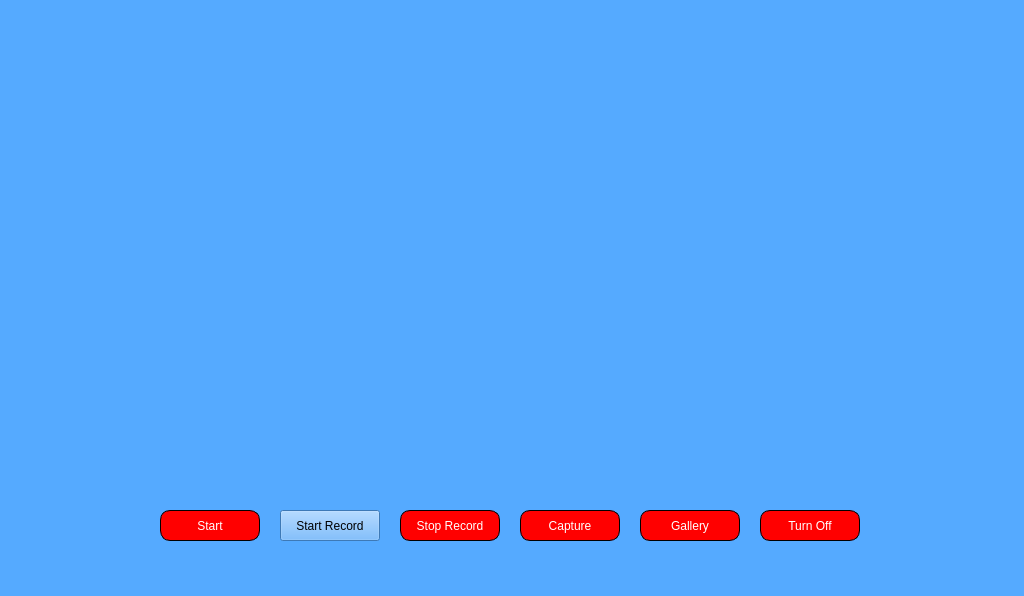
<?xml version="1.0" encoding="UTF-8"?>
<ui version="4.0">
 <class>MainWindow</class>
 <widget class="QMainWindow" name="MainWindow">
  <property name="geometry">
   <rect>
    <x>0</x>
    <y>0</y>
    <width>1024</width>
    <height>596</height>
   </rect>
  </property>
  <property name="windowTitle">
   <string>MainWindow</string>
  </property>
  <property name="styleSheet">
   <string notr="true">background:rgb(85, 170, 255)</string>
  </property>
  <widget class="QWidget" name="centralwidget">
   <widget class="QWidget" name="ImgWidget" native="true">
    <property name="geometry">
     <rect>
      <x>5</x>
      <y>30</y>
      <width>1000</width>
      <height>470</height>
     </rect>
    </property>
   </widget>
   <widget class="QPushButton" name="startRecord">
    <property name="geometry">
     <rect>
      <x>280</x>
      <y>510</y>
      <width>100</width>
      <height>31</height>
     </rect>
    </property>
    <property name="styleSheet">
     <string notr="true">QPushButton{
	background-color:red;
	font: 10pt &quot;MS Shell Dlg 2&quot;;
	color:white;
	border-style:outset;
	border-width:1px;
	border-radius:10px;
	border-color:black;
	padding:4px;
	min-width:10px;
}

QPushButton:hover{
	background-color: rgb(255, 0, 0);
	border-left:1px solid rgb(170, 0, 0); 
	border-right:1px solid rgb(170, 0, 0);
	border-bottom:5px solid rgb(170, 0, 0);
}

QPushButton:pressed{
	background-color: rgb(212, 0, 0);
	border-left:1px solid rgb(181, 0, 0); 
	border-right:1px solid rgb(181, 0, 0);
	border-top:5px solid rgb(181, 0, 0);
}
	font: 25 10pt &quot;Quicksand Light&quot;;</string>
    </property>
    <property name="text">
     <string>Start Record</string>
    </property>
   </widget>
   <widget class="QPushButton" name="exitB">
    <property name="geometry">
     <rect>
      <x>760</x>
      <y>510</y>
      <width>100</width>
      <height>31</height>
     </rect>
    </property>
    <property name="styleSheet">
     <string notr="true">QPushButton{
	background-color:red;
	font: 10pt &quot;MS Shell Dlg 2&quot;;
	color:white;
	border-style:outset;
	border-width:1px;
	border-radius:10px;
	border-color:black;
	padding:4px;
	min-width:10px;
}

QPushButton:hover{
	background-color: rgb(255, 0, 0);
	border-left:1px solid rgb(170, 0, 0); 
	border-right:1px solid rgb(170, 0, 0);
	border-bottom:5px solid rgb(170, 0, 0);
}

QPushButton:pressed{
	background-color: rgb(212, 0, 0);
	border-left:1px solid rgb(181, 0, 0); 
	border-right:1px solid rgb(181, 0, 0);
	border-top:5px solid rgb(181, 0, 0);
}
</string>
    </property>
    <property name="text">
     <string>Turn Off</string>
    </property>
   </widget>
   <widget class="QPushButton" name="imageCapture">
    <property name="geometry">
     <rect>
      <x>520</x>
      <y>510</y>
      <width>100</width>
      <height>31</height>
     </rect>
    </property>
    <property name="styleSheet">
     <string notr="true">QPushButton{
	background-color:red;
	font: 10pt &quot;MS Shell Dlg 2&quot;;
	color:white;
	border-style:outset;
	border-width:1px;
	border-radius:10px;
	border-color:black;
	padding:4px;
	min-width:10px;
}

QPushButton:hover{
	background-color: rgb(255, 0, 0);
	border-left:1px solid rgb(170, 0, 0); 
	border-right:1px solid rgb(170, 0, 0);
	border-bottom:5px solid rgb(170, 0, 0);
}

QPushButton:pressed{
	background-color: rgb(212, 0, 0);
	border-left:1px solid rgb(181, 0, 0); 
	border-right:1px solid rgb(181, 0, 0);
	border-top:5px solid rgb(181, 0, 0);
}
</string>
    </property>
    <property name="text">
     <string>Capture</string>
    </property>
   </widget>
   <widget class="QPushButton" name="stopRecord">
    <property name="geometry">
     <rect>
      <x>400</x>
      <y>510</y>
      <width>100</width>
      <height>31</height>
     </rect>
    </property>
    <property name="styleSheet">
     <string notr="true">QPushButton{
	background-color:red;
	font: 10pt &quot;MS Shell Dlg 2&quot;;
	color:white;
	border-style:outset;
	border-width:1px;
	border-radius:10px;
	border-color:black;
	padding:4px;
	min-width:10px;
}

QPushButton:hover{
	background-color: rgb(255, 0, 0);
	border-left:1px solid rgb(170, 0, 0); 
	border-right:1px solid rgb(170, 0, 0);
	border-bottom:5px solid rgb(170, 0, 0);
}

QPushButton:pressed{
	background-color: rgb(212, 0, 0);
	border-left:1px solid rgb(181, 0, 0); 
	border-right:1px solid rgb(181, 0, 0);
	border-top:5px solid rgb(181, 0, 0);
}
</string>
    </property>
    <property name="text">
     <string>Stop Record</string>
    </property>
   </widget>
   <widget class="QPushButton" name="startButton">
    <property name="geometry">
     <rect>
      <x>160</x>
      <y>510</y>
      <width>100</width>
      <height>31</height>
     </rect>
    </property>
    <property name="styleSheet">
     <string notr="true">QPushButton{
	background-color:red;
	font: 10pt &quot;MS Shell Dlg 2&quot;;
	color:white;
	border-style:outset;
	border-width:1px;
	border-radius:10px;
	border-color:black;
	padding:4px;
	min-width:10px;
}

QPushButton:hover{
	background-color: rgb(255, 0, 0);
	border-left:1px solid rgb(170, 0, 0); 
	border-right:1px solid rgb(170, 0, 0);
	border-bottom:5px solid rgb(170, 0, 0);
}

QPushButton:pressed{
	background-color: rgb(212, 0, 0);
	border-left:1px solid rgb(181, 0, 0); 
	border-right:1px solid rgb(181, 0, 0);
	border-top:5px solid rgb(181, 0, 0);
}
</string>
    </property>
    <property name="text">
     <string>Start</string>
    </property>
   </widget>
   <widget class="QPushButton" name="galleryR">
    <property name="geometry">
     <rect>
      <x>640</x>
      <y>510</y>
      <width>100</width>
      <height>31</height>
     </rect>
    </property>
    <property name="styleSheet">
     <string notr="true">QPushButton{
	background-color:red;
	font: 10pt &quot;MS Shell Dlg 2&quot;;
	color:white;
	border-style:outset;
	border-width:1px;
	border-radius:10px;
	border-color:black;
	padding:4px;
	min-width:10px;
}

QPushButton:hover{
	background-color: rgb(255, 0, 0);
	border-left:1px solid rgb(170, 0, 0); 
	border-right:1px solid rgb(170, 0, 0);
	border-bottom:5px solid rgb(170, 0, 0);
}

QPushButton:pressed{
	background-color: rgb(212, 0, 0);
	border-left:1px solid rgb(181, 0, 0); 
	border-right:1px solid rgb(181, 0, 0);
	border-top:5px solid rgb(181, 0, 0);
}
</string>
    </property>
    <property name="text">
     <string>Gallery</string>
    </property>
   </widget>
  </widget>
  <widget class="QMenuBar" name="menubar">
   <property name="geometry">
    <rect>
     <x>0</x>
     <y>0</y>
     <width>1024</width>
     <height>21</height>
    </rect>
   </property>
  </widget>
  <widget class="QStatusBar" name="statusbar"/>
 </widget>
 <resources/>
 <connections/>
</ui>
